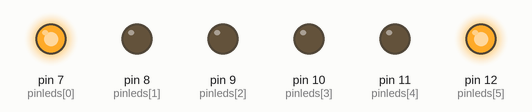
A sketch run on a simulated Arduino Uno, built with avr-gcc and run on an emulated ATmega328P. Shown: output pins drawn as LEDs (lit = HIGH).

Above: at 2.5 s.
At 6.35 s:
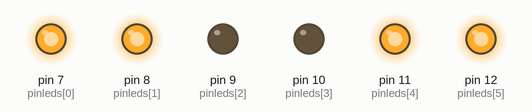
At 10.5 s:
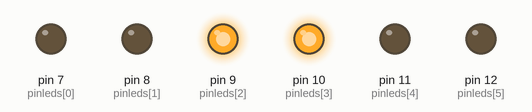
At 15.55 s:
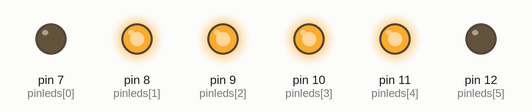
Timing chart, 0 to 20.8 s (numbered marks = the images above):
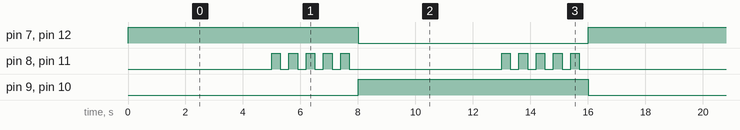

The sketch:

5.ino
```cpp
// Выводы Arduino для подключения светодиодов
// список
// [green1,yellow1,red1,green2,yellow2,red2]
int pinleds[6]={7,8,9,10,11,12};

// время горения светодиодов в мсек
// зеленый
#define TIME_GREEN 5000
// красный
#define TIME_RED 5000
// желтый
#define TIME_YELLOW 3000
// период мигания желтого
#define TIME_BLINK  300
// переменная blink для чередования мигания желтого
boolean blinkyellow=true;

void setup()
  {
  // настроить выводы Arduino как выходы
  // и потушить все светодиоды
  for(int i=0;i<6;i++)
     {
     pinMode(pinleds[i], OUTPUT);
     }
  }

// the loop function runs over and over again forever
void loop()
  {
  // список состояний светодиодов 1-горит, 0- потушен
  // [green1,yellow1,red1,green2,yellow2,red2]
  // 1 - зеленый, 2 - красный
  int leds1[]={HIGH,LOW,LOW,LOW,LOW, HIGH};
  trafficlight(leds1);
  delay(TIME_GREEN);
  blinkyellow=true;
  // 1 - желтый с зеленым, 2- желтый c красным
  for(int i=0;i<(TIME_YELLOW/TIME_BLINK);i++)
    {
     int leds2[]={HIGH,(int)blinkyellow,LOW,LOW,(int)blinkyellow,HIGH};
     trafficlight(leds2);
     delay(TIME_BLINK);
     blinkyellow=!blinkyellow;
    }
  // 1 - красный, 2 - зеленый
  int leds3[]={LOW,LOW,HIGH,HIGH,LOW,LOW};
  trafficlight(leds3);
  delay(TIME_GREEN);
  blinkyellow=true;
  // 1- желтый c красным,  2 - желтый с зеленым
  //for(int i=0;i<(TIME_YELLOW/TIME_BLINK);i++)
  for(int i=0;i<TIME_YELLOW;i=i+TIME_BLINK)
    {
     int leds4[]={LOW,(int)blinkyellow,HIGH,HIGH,(int)blinkyellow,LOW};
     trafficlight(leds4);
     delay(TIME_BLINK);
     blinkyellow=!blinkyellow;
    }
  }

 // функция зажигания светодиодов светофора
 void trafficlight(int statled[5])
   {
   for(int i=0;i<6;i++)
     {
     digitalWrite(pinleds[i],statled[i]);
     }
   }
```

Measured:
- by itself, pin 7 (pinleds[0]), pin 9 (pinleds[2]), pin 10 (pinleds[3]), pin 12 (pinleds[5]): alternates HIGH for 8.0 s and LOW for 8.0 s
- by itself, pin 8 (pinleds[1]), pin 11 (pinleds[4]): repeats every 8.0 s: 4 × (LOW 0.30 s, HIGH 0.30 s), LOW 5.3 s, HIGH 0.30 s
- by itself, everything shown: repeats every 16.0 s, in 22 steps
